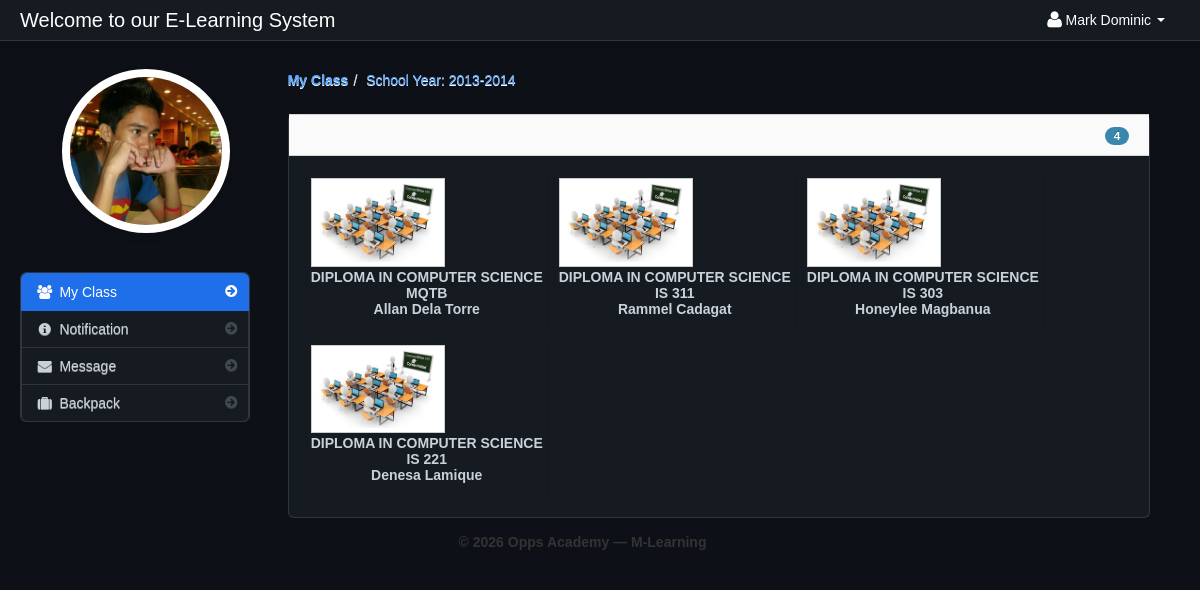
The page /dashboard_student.php (signed in) on the database its author committed.
### tables this page shows
CREATE TABLE `student` (
  `student_id` int(11) NOT NULL,
  `firstname` varchar(100) NOT NULL,
  `lastname` varchar(100) NOT NULL,
  `class_id` int(11) NOT NULL,
  `username` varchar(100) NOT NULL,
  `password` varchar(100) NOT NULL,
  `location` varchar(100) NOT NULL,
  `status` varchar(100) NOT NULL
);

CREATE TABLE `school_year` (
  `school_year_id` int(11) NOT NULL,
  `school_year` varchar(100) NOT NULL
);

CREATE TABLE `teacher_class_student` (
  `teacher_class_student_id` int(11) NOT NULL,
  `teacher_class_id` int(11) NOT NULL,
  `student_id` int(11) NOT NULL,
  `teacher_id` int(11) NOT NULL
);

CREATE TABLE `teacher_class` (
  `teacher_class_id` int(11) NOT NULL,
  `teacher_id` int(11) NOT NULL,
  `class_id` int(11) NOT NULL,
  `subject_id` int(11) NOT NULL,
  `thumbnails` varchar(100) NOT NULL,
  `school_year` varchar(100) NOT NULL
);

CREATE TABLE `class` (
  `class_id` int(11) NOT NULL,
  `class_name` varchar(100) NOT NULL
);

CREATE TABLE `subject` (
  `subject_id` int(11) NOT NULL,
  `subject_code` varchar(100) NOT NULL,
  `subject_title` varchar(100) NOT NULL,
  `category` varchar(100) NOT NULL,
  `description` longtext NOT NULL,
  `unit` int(11) NOT NULL,
  `Pre_req` varchar(100) NOT NULL,
  `semester` varchar(100) NOT NULL
);

CREATE TABLE `teacher` (
  `teacher_id` int(11) NOT NULL,
  `username` varchar(100) NOT NULL,
  `password` varchar(200) NOT NULL,
  `firstname` varchar(100) NOT NULL,
  `lastname` varchar(100) NOT NULL,
  `department_id` int(11) NOT NULL,
  `location` varchar(200) NOT NULL,
  `about` varchar(500) NOT NULL,
  `teacher_status` varchar(20) NOT NULL,
  `teacher_stat` varchar(100) NOT NULL
);

### session.php (called while the page is built, shortened)
<?php
$session_id=$_SESSION['id'];
?>

### dashboard_student.php (the view, shortened to what this page needs)
<?php include('header_dashboard.php'); ?>
<?php include('session.php'); ?>
    <body>
		<?php include('navbar_student.php'); ?>
        <div class="container-fluid">
            <div class="row-fluid">
				<?php include('student_sidebar.php'); ?>
                <div class="span9" id="content">
                     <div class="row-fluid">
					     <ul class="breadcrumb">
						<?php
						$school_year_query = mysqli_query($conn,"select * from school_year order by school_year DESC")or die(mysqli_error());
						$school_year_query_row = mysqli_fetch_array($school_year_query);
						$school_year = $school_year_query_row['school_year'];
						?>
							<li><a href="#"><b>My Class</b></a><span class="divider">/</span></li>
							<li><a href="#">School Year: <?php echo $school_year_query_row['school_year']; ?></a></li>
						</ul>
                        <div class="block">
                            <div class="navbar navbar-inner block-header">
                                <div id="" class="muted pull-right">
									<?php $query = mysqli_query($conn,"select * from teacher_class_student
														LEFT JOIN teacher_class ON teacher_class.teacher_class_id = teacher_class_student.teacher_class_id
														LEFT JOIN class ON class.class_id = teacher_class.class_id
														LEFT JOIN subject ON subject.subject_id = teacher_class.subject_id
														LEFT JOIN teacher ON teacher.teacher_id = teacher_class.teacher_id
														where student_id = '$session_id' and school_year = '$school_year'
														")or die(mysqli_error());
														$count = mysqli_num_rows($query);
									?>
												<span class="badge badge-info"><?php echo $count; ?></span>
								</div>
                            </div>
                            <div class="block-content collapse in">
                                <div class="span12">
  										<ul	 id="da-thumbs" class="da-thumbs">
													<?php
														if ($count != '0'){
														while($row = mysqli_fetch_array($query)){
														$id = $row['teacher_class_id'];
													?>
											<li>
												<a href="my_classmates.php<?php echo '?id='.$id; ?>">
														<img src ="<?php echo $row['thumbnails'] ?>" width="124" height="140" class="img-polaroid">
												</a>
												<p class="class"><?php echo $row['class_name']; ?></p>
												<p class="subject"><?php echo $row['subject_code']; ?></p>
												<p class="subject"><?php echo $row['firstname']." ".$row['lastname']?></p>
											</li>
									<?php }}else{ ?>
									<div class="alert alert-info"><i class="icon-info-sign"></i> You are currently not enroll to your class</div>
									<?php } ?>
									</ul>
                                </div>
                            </div>
                        </div>
                    </div>
                </div>
            </div>
		<?php include('footer.php'); ?>
        </div>
		<?php include('script.php'); ?>
    </body>
</html>

### header_dashboard.php (shortened to what this page needs)
<!DOCTYPE html>
<html class="no-js">
    <head>
        <link href="admin/bootstrap/css/bootstrap.min.css" rel="stylesheet" media="screen">
        <link href="admin/bootstrap/css/bootstrap-responsive.min.css" rel="stylesheet" media="screen">
        <link href="admin/bootstrap/css/font-awesome.css" rel="stylesheet" media="screen">
        <link href="admin/bootstrap/css/my_style.css" rel="stylesheet" media="screen">
        <link href="admin/bootstrap/css/print.css" rel="stylesheet" media="print">
        <link href="admin/vendors/easypiechart/jquery.easy-pie-chart.css" rel="stylesheet" media="screen">
        <link href="admin/assets/styles.css" rel="stylesheet" media="screen">
		<link href="admin/vendors/fullcalendar/fullcalendar.css" rel="stylesheet" media="screen">
		<link href="admin/assets/DT_bootstrap.css" rel="stylesheet" media="screen">
		<link href="admin/vendors/jGrowl/jquery.jgrowl.css" rel="stylesheet" media="screen">
		<link rel="stylesheet" type="text/css" href="admin/vendors/bootstrap-wysihtml5/src/bootstrap-wysihtml5.css"></link>
		<link href="admin/vendors/jGrowl/jquery.jgrowl.css" rel="stylesheet" media="screen">
    </head>

### navbar_student.php (shortened to what this page needs)
<div class="navbar navbar-fixed-top navbar-inverse">
        <div class="navbar-inner">
            <div class="container-fluid">
                <a class="brand" href="#">Welcome to our   E-Learning System</a>
					<div class="nav-collapse collapse">
						<ul class="nav pull-right">
							<?php $query= mysqli_query($conn,"select * from student where student_id = '$session_id'")or die(mysqli_error());
									$row = mysqli_fetch_array($query);
							?>
							<li class="dropdown">
								<a href="#" role="button" class="dropdown-toggle" data-toggle="dropdown"> <i class="icon-user icon-large"></i><?php echo $row['firstname']." ".$row['lastname'];  ?> <i class="caret"></i></a>
							</li>
						</ul>
					</div>
            </div>
        </div>
</div>

### student_sidebar.php (shortened to what this page needs)
<div class="span3" id="sidebar">
					<img id="avatar" class="img-polaroid" src="admin/<?php echo $row['location']; ?>">
		<ul class="nav nav-list bs-docs-sidenav nav-collapse collapse">
			<li class="active"><a href="dashboard_student.php"><i class="icon-chevron-right"></i><i class="icon-group"></i>&nbsp;My Class</a></li>
			<li class="">
				<a href="student_notification.php"><i class="icon-chevron-right"></i><i class="icon-info-sign"></i>&nbsp;Notification
				</a>
			</li>
			<li class="">
			<a href="student_message.php"><i class="icon-chevron-right"></i><i class="icon-envelope-alt"></i>&nbsp;Message
			</a>
			</li>
			 <li class=""><a href="backpack.php"><i class="icon-chevron-right"></i><i class="icon-suitcase"></i>&nbsp;Backpack</a></li>
		</ul>
</div>

### footer.php
<footer style="text-align:center;">
	<p>&copy; <?php echo date('Y'); ?> Opps Academy &mdash; M-Learning</p>
</footer>

### script.php (shortened to what this page needs)
	<link href="admin/vendors/datepicker.css" rel="stylesheet" media="screen">
	<link href="admin/vendors/uniform.default.css" rel="stylesheet" media="screen">
	<link href="admin/vendors/chosen.min.css" rel="stylesheet" media="screen">
<link rel="stylesheet" type="text/css" href="admin/assets//style.css" />
	<link href="admin/vendors/datepicker.css" rel="stylesheet" media="screen">

### admin/assets/styles.css (style rules this page uses)
body { padding-top: 60px; padding-bottom: 40px; background-color: #0d1117; color: #c9d1d9; }
#content { margin-left:0px; }
.breadcrumb { margin: 0 0 0px; padding: 10px 0px; background-color: transparent; }
.block { background: #161b22 !important; border: 1px solid #30363d; margin: 1em 0em; border-top: none; -webkit-box-shadow: none; -moz-box-shadow: none; box-shadow: none; border-radius: 6px; color: #c9d1d9; }
.block-content { margin: 1em; min-height: .25em; }
.block-header { margin-bottom: 0px; border-right: none; border-left: none; -webkit-border-radius: 0px; -moz-border-radius: 0px; border-radius: 0px; }
.block-header div { padding-top: 10px; }
.bs-docs-sidenav { max-width: 228px; margin: 30px 0 0; padding: 0; background-color: #161b22; -webkit-border-radius: 6px; -moz-border-radius: 6px; border-radius: 6px; -webkit-box-shadow: none; -moz-box-shadow: none; box-shadow: none; border: 1px solid #30363d; }
.bs-docs-sidenav > li > a { display: block; width: 190px \9; margin: 0 0 -1px; padding: 8px 14px; border: 1px solid #30363d; color: #c9d1d9; }
.bs-docs-sidenav > li:first-child > a { -webkit-border-radius: 6px 6px 0 0; -moz-border-radius: 6px 6px 0 0; border-radius: 6px 6px 0 0; }
.bs-docs-sidenav > li:last-child > a { -webkit-border-radius: 0 0 6px 6px; -moz-border-radius: 0 0 6px 6px; border-radius: 0 0 6px 6px; }
.bs-docs-sidenav > .active > a { position: relative; z-index: 2; padding: 9px 15px; border: 0; text-shadow: none; background-color: #1f6feb; color: #ffffff; -webkit-box-shadow: none; -moz-box-shadow: none; box-shadow: none; }
.bs-docs-sidenav .icon-chevron-right { float: right; margin-top: 2px; margin-right: -6px; opacity: .25; }
.bs-docs-sidenav .active .icon-chevron-right, .bs-docs-sidenav .active a:hover .icon-chevron-right { opacity: 1; }

### admin/assets/style.css (style rules this page uses)
.da-thumbs { float: left; list-style: none outside none; margin: 0; padding: 0; position: relative; }
.da-thumbs li { float: left; margin: 5px; padding: 3px; position: relative; box-shadow: 0 1px 3px rgba(0,0,0,0.1); }
.da-thumbs li a, .da-thumbs li a img { display: block; position: relative; }
.da-thumbs li a { overflow: hidden; }
.class { font-family: helvetica !important; font-weight: bold; text-align: center; }
.subject { font-family: helvetica !important; font-weight: bold; text-align: center; margin-top: -14px; }

### rows shown on the page
student: firstname "Mark", lastname "Dominic", location (picture)
school_year: school_year "2013-2014"
teacher_class_student: teacher_class.thumbnails (picture), class.class_name "DIPLOMA IN COMPUTER SCIENCE", subject.subject_code "MQTB", teacher.firstname "Allan", teacher.lastname "Dela Torre"
teacher_class_student: teacher_class.thumbnails (picture), class.class_name "DIPLOMA IN COMPUTER SCIENCE", subject.subject_code "IS 311", teacher.firstname "Rammel", teacher.lastname "Cadagat"
teacher_class_student: teacher_class.thumbnails (picture), class.class_name "DIPLOMA IN COMPUTER SCIENCE", subject.subject_code "IS 303", teacher.firstname "Honeylee", teacher.lastname "Magbanua"
teacher_class_student: teacher_class.thumbnails (picture), class.class_name "DIPLOMA IN COMPUTER SCIENCE", subject.subject_code "IS 221", teacher.firstname "Denesa", teacher.lastname "Lamique"

### other values the page prints
$count "4"
